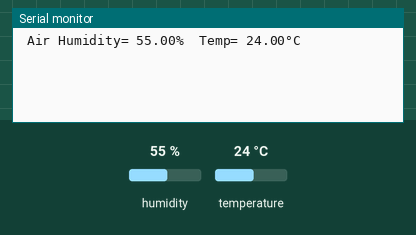
This sketch was run on a simulated Arduino Uno, built with avr-gcc and run on an emulated ATmega328P. On the bench: the last lines printed to the serial monitor. The inputs (shaded band) are chosen by the test bench; at power-on: humidity 55 %, temperature 24 °C.

Above: at 1.9 s.
2.0 s: humidity set to 22 %
At 4.9 s:
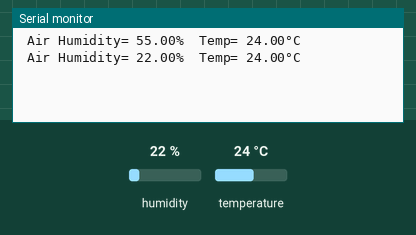
9.8 s: temperature set to 12 °C
At 11.2 s:
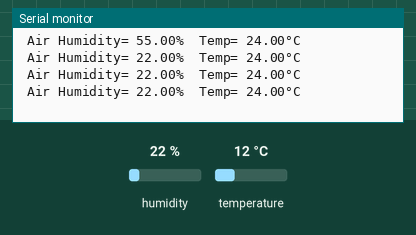
13.7 s: humidity set to 40 %
At 16.4 s:
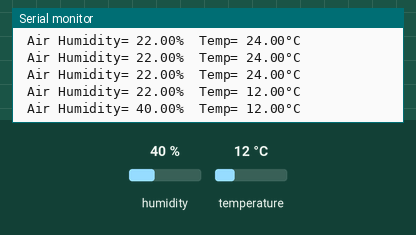
Timing chart, 0 to 17.9 s (numbered marks = the images above; inputs shaded):
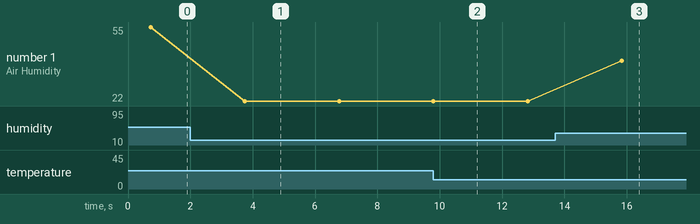

The sketch:

tempDHT11.ino
```cpp
#include <dht.h>

#define dht_dpin A0

dht DHT;

void setup(){
  Serial.begin(9600);
  delay(700);

}
void loop(){
  DHT.read11(dht_dpin);

    Serial.print("\n Air Humidity= ");
    Serial.print(DHT.humidity);
    Serial.print("%  ");
    Serial.print("Temp= ");
    Serial.print(DHT.temperature);
    Serial.println("°C  ");
  delay(3000);
}
```

Measured:
- after the input at 2.0 s, the serial monitor: prints a new line after 1.7 s (image 1)
- after the input at 13.7 s, the serial monitor: prints a new line after 2.1 s (image 3)
- plotted number 1: 55 → 22 after the input at 2.0 s, 22 → 40 after the input at 13.7 s
